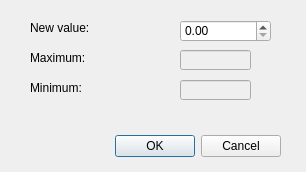
<?xml version="1.0" encoding="UTF-8"?>
<ui version="4.0">
 <class>SingleValueDialog</class>
 <widget class="QDialog" name="SingleValueDialog">
  <property name="geometry">
   <rect>
    <x>0</x>
    <y>0</y>
    <width>306</width>
    <height>172</height>
   </rect>
  </property>
  <property name="windowTitle">
   <string>Dialog</string>
  </property>
  <widget class="QDialogButtonBox" name="buttonBox">
   <property name="geometry">
    <rect>
     <x>30</x>
     <y>130</y>
     <width>251</width>
     <height>32</height>
    </rect>
   </property>
   <property name="orientation">
    <enum>Qt::Horizontal</enum>
   </property>
   <property name="standardButtons">
    <set>QDialogButtonBox::Cancel|QDialogButtonBox::Ok</set>
   </property>
  </widget>
  <widget class="MyDoubleSpinBox" name="paramSpinBox">
   <property name="geometry">
    <rect>
     <x>180</x>
     <y>20</y>
     <width>91</width>
     <height>22</height>
    </rect>
   </property>
   <property name="accelerated">
    <bool>true</bool>
   </property>
   <property name="decimals">
    <number>2</number>
   </property>
   <property name="singleStep">
    <double>0.100000000000000</double>
   </property>
  </widget>
  <widget class="QLabel" name="paramNameLabel">
   <property name="geometry">
    <rect>
     <x>30</x>
     <y>20</y>
     <width>121</width>
     <height>16</height>
    </rect>
   </property>
   <property name="text">
    <string>New value:</string>
   </property>
  </widget>
  <widget class="QLabel" name="label">
   <property name="geometry">
    <rect>
     <x>30</x>
     <y>50</y>
     <width>61</width>
     <height>16</height>
    </rect>
   </property>
   <property name="text">
    <string>Maximum:</string>
   </property>
  </widget>
  <widget class="QLabel" name="label_2">
   <property name="geometry">
    <rect>
     <x>30</x>
     <y>80</y>
     <width>61</width>
     <height>16</height>
    </rect>
   </property>
   <property name="text">
    <string>Minimum:</string>
   </property>
  </widget>
  <widget class="QLineEdit" name="lineEdit_Max">
   <property name="enabled">
    <bool>false</bool>
   </property>
   <property name="geometry">
    <rect>
     <x>180</x>
     <y>50</y>
     <width>71</width>
     <height>20</height>
    </rect>
   </property>
  </widget>
  <widget class="QLineEdit" name="lineEdit_Min">
   <property name="enabled">
    <bool>false</bool>
   </property>
   <property name="geometry">
    <rect>
     <x>180</x>
     <y>80</y>
     <width>71</width>
     <height>20</height>
    </rect>
   </property>
  </widget>
 </widget>
 <customwidgets>
  <customwidget>
   <class>MyDoubleSpinBox</class>
   <extends>QDoubleSpinBox</extends>
   <header>mydoublespinbox.h</header>
  </customwidget>
 </customwidgets>
 <resources/>
 <connections>
  <connection>
   <sender>buttonBox</sender>
   <signal>accepted()</signal>
   <receiver>SingleValueDialog</receiver>
   <slot>accept()</slot>
   <hints>
    <hint type="sourcelabel">
     <x>248</x>
     <y>254</y>
    </hint>
    <hint type="destinationlabel">
     <x>157</x>
     <y>274</y>
    </hint>
   </hints>
  </connection>
  <connection>
   <sender>buttonBox</sender>
   <signal>rejected()</signal>
   <receiver>SingleValueDialog</receiver>
   <slot>reject()</slot>
   <hints>
    <hint type="sourcelabel">
     <x>316</x>
     <y>260</y>
    </hint>
    <hint type="destinationlabel">
     <x>286</x>
     <y>274</y>
    </hint>
   </hints>
  </connection>
 </connections>
</ui>
